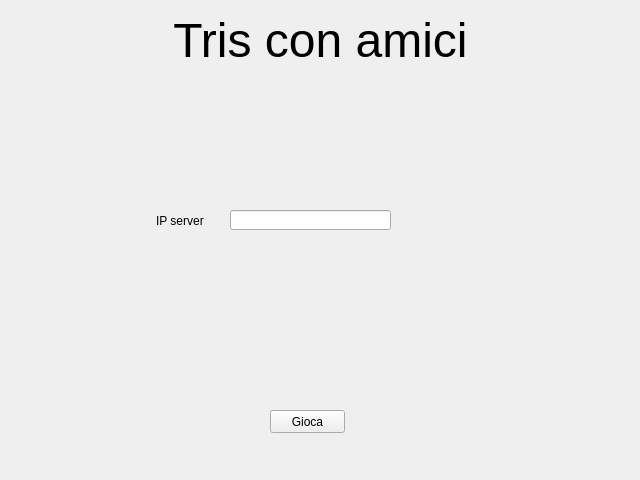
<?xml version="1.0" encoding="UTF-8"?>
<ui version="4.0">
 <class>Finestra</class>
 <widget class="QMainWindow" name="Finestra">
  <property name="geometry">
   <rect>
    <x>0</x>
    <y>0</y>
    <width>640</width>
    <height>480</height>
   </rect>
  </property>
  <property name="minimumSize">
   <size>
    <width>640</width>
    <height>480</height>
   </size>
  </property>
  <property name="maximumSize">
   <size>
    <width>640</width>
    <height>480</height>
   </size>
  </property>
  <property name="windowTitle">
   <string>Tris con amici</string>
  </property>
  <widget class="QWidget" name="centralwidget">
   <widget class="QLabel" name="label">
    <property name="geometry">
     <rect>
      <x>0</x>
      <y>0</y>
      <width>641</width>
      <height>81</height>
     </rect>
    </property>
    <property name="text">
     <string>&lt;html&gt;&lt;head/&gt;&lt;body&gt;&lt;p&gt;&lt;span style=&quot; font-size:36pt;&quot;&gt;Tris con amici&lt;/span&gt;&lt;/p&gt;&lt;/body&gt;&lt;/html&gt;</string>
    </property>
    <property name="textFormat">
     <enum>Qt::RichText</enum>
    </property>
    <property name="alignment">
     <set>Qt::AlignCenter</set>
    </property>
   </widget>
   <widget class="QLineEdit" name="ipField">
    <property name="geometry">
     <rect>
      <x>230</x>
      <y>210</y>
      <width>161</width>
      <height>20</height>
     </rect>
    </property>
   </widget>
   <widget class="QLabel" name="label_2">
    <property name="geometry">
     <rect>
      <x>156</x>
      <y>210</y>
      <width>61</width>
      <height>21</height>
     </rect>
    </property>
    <property name="text">
     <string>IP server</string>
    </property>
   </widget>
   <widget class="QPushButton" name="btnConnect">
    <property name="geometry">
     <rect>
      <x>270</x>
      <y>410</y>
      <width>75</width>
      <height>23</height>
     </rect>
    </property>
    <property name="text">
     <string>Gioca</string>
    </property>
   </widget>
  </widget>
 </widget>
 <resources/>
 <connections/>
</ui>
